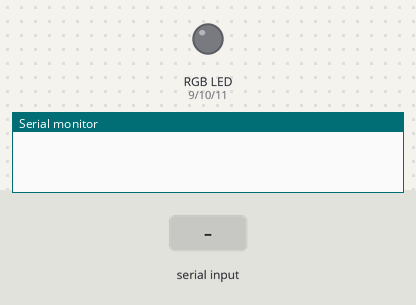
A sketch run on a simulated Arduino Uno, built with avr-gcc and run on an emulated ATmega328P. Shown: an RGB LED mixed from three pins (HIGH = lit), the last lines printed to the serial monitor. The inputs (shaded band) are chosen by the test bench.

Above: at 1.2 s.
1.3 s: "police" received over Serial
At 2.45 s:
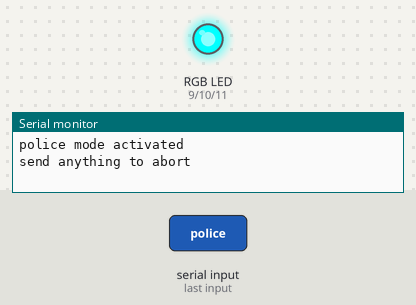
4.3 s: "test" received over Serial
At 7.1 s:
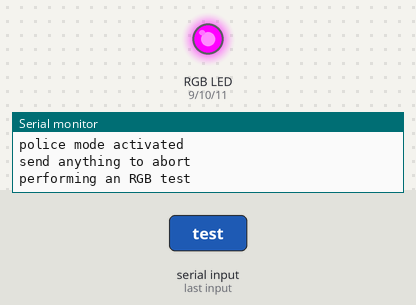
7.3 s: "police" received over Serial
10.3 s: "clear" received over Serial
At 11.3 s:
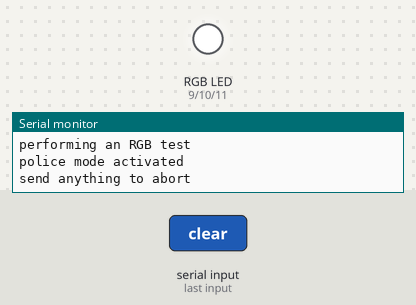
Timing chart, 0 to 13.0 s (numbered marks = the images above; inputs shaded):
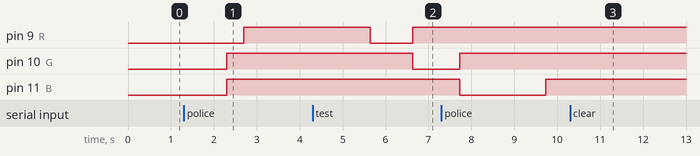

The sketch:

RGBstrip1_0_copy_20250620015154.ino
```cpp
#define R 9
#define G 10
#define B 11

void high(){
  digitalWrite(R, HIGH);
  digitalWrite(G, HIGH);
  digitalWrite(B, HIGH);
}

void policeSirens(){
  high();
  for(int i = 0; i < 255; i++){
    analogWrite(R, 255-i);
    if(i%2==0){delay(1);};
  }
    for(int i = 0; i < 255; i++){
    analogWrite(R, i);
    if(i%2==0){delay(2);};
  }
  high();

  for(int i = 0; i < 255; i++){
    analogWrite(B, 255-i);
    if(i%2==0){delay(1);};
  }
    for(int i = 0; i < 255; i++){
    analogWrite(B, i);
    if(i%2==0){delay(2);};
  }

  high();
}

void RGBtest(){
  high();
  digitalWrite(R, LOW);
  delay(1000);
  high();
  digitalWrite(G, LOW);
  delay(1090);
  high();
  digitalWrite(B, LOW);
  delay(1000);
}

void writeBinary(){
  high();
  Serial.println("Write Red Value (0/1): ");
  while(Serial.available() < 1){ delay(10); }
  bool redValue = Serial.parseInt();
  digitalWrite(R, !redValue);

  Serial.println("Write Green Value (0/1): ");
  while(Serial.available() < 1){ delay(10); }
  bool greenValue = Serial.parseInt();
  digitalWrite(G, !greenValue);

  Serial.println("Write Blue Value (0/1): ");
  while(Serial.available() < 1){ delay(10); }
  bool blueValue = Serial.parseInt();
  digitalWrite(B, !blueValue);

  Serial.println("Done!");
}

void setup() {
  pinMode(R, OUTPUT);
  pinMode(G, OUTPUT);
  pinMode(B, OUTPUT);

  Serial.begin(9600);
}

void loop() {
  if(Serial.available() > 0){
    String recieved = Serial.readString();

    if(recieved == "test"){
      Serial.println("performing an RGB test");
      RGBtest();
    } else if(recieved == "police"){
      Serial.println("police mode activated\nsend anything to abort");
      while(Serial.available() < 1){
        policeSirens();
      }
    } else if(recieved == "clear"){
      high();
    } else if(recieved == "binary"){
      writeBinary();
    } else if(recieved == "transition"){

    }
  }

}
```

Measured:
- after the input at 1.3 s, pin 9 (R): LOW → HIGH after 1.4 s; pin 10 (G), pin 11 (B): LOW → HIGH after 1.0 s
- after the input at 4.3 s, pin 11 (B): stays HIGH (without the input it goes to HIGH after 0.88 s)
- after the input at 10.3 s, pin 11 (B): stays HIGH (without the input it goes to HIGH after 0.95 s)
